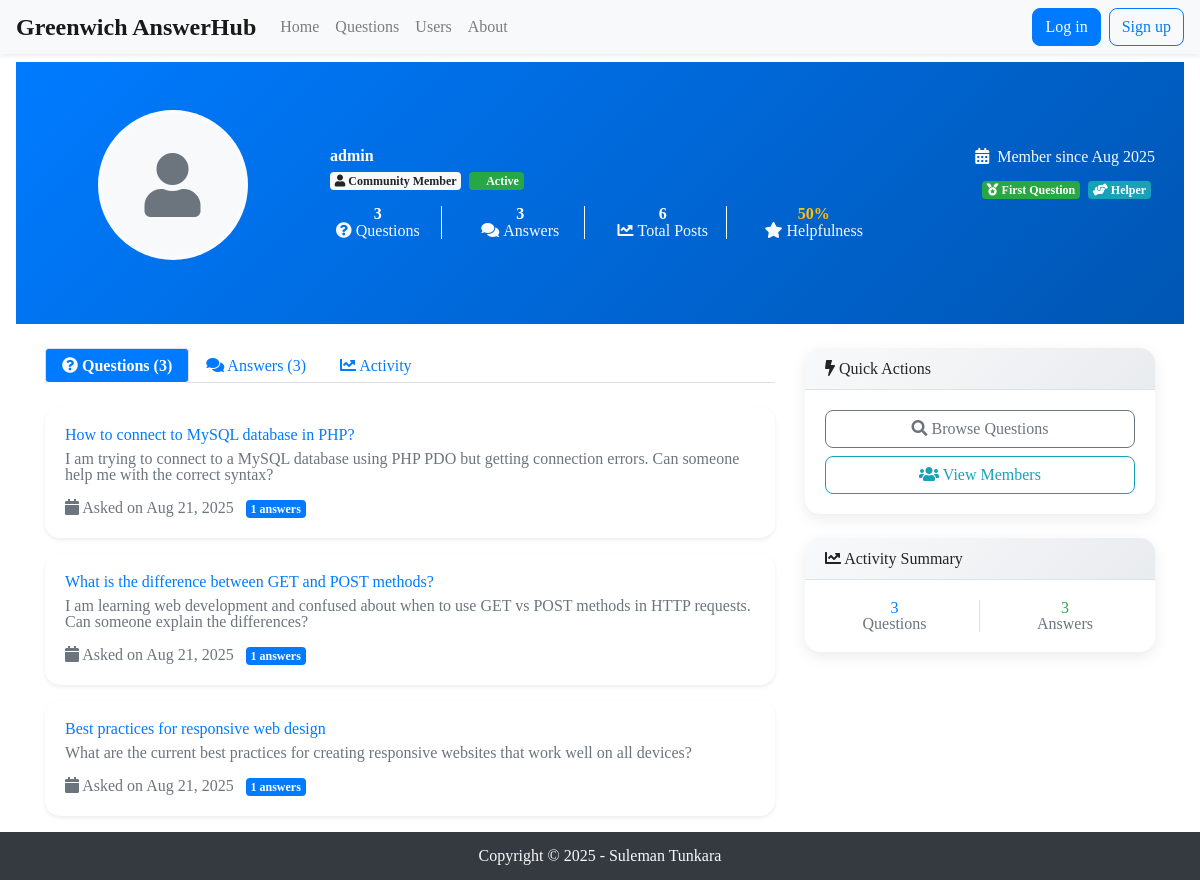
The page /user_page?id=admin on the database its author committed.
### tables this page shows
CREATE TABLE `question` (
  `id` int(11) NOT NULL AUTO_INCREMENT,
  `questiontitle` varchar(255) NOT NULL,
  `questiontext` TEXT NOT NULL,
  `questiondate` date NOT NULL,
  `userid` int(11) NOT NULL,
  `categoryid` int(11) NOT NULL,
  `imageData` LONGBLOB NULL,
  `created_at` timestamp NOT NULL DEFAULT current_timestamp(),
  PRIMARY KEY (`id`),
  KEY `idx_userid` (`userid`),
  KEY `idx_categoryid` (`categoryid`),
  KEY `idx_questiondate` (`questiondate`)
);

### user_page.php (called while the page is built, shortened)
<?php
    include __DIR__ . '/includes/DatabaseConnection.php';
    include __DIR__ . '/includes/DatabaseFunctions.php';
try {
    $user = getUserInformation($pdo, $_GET['id']);
    $questions = getUserQuestions($pdo, $user['id']);
    $answers = getUserAnswers($pdo, $user['id']);
    $questionsPerPage = 10;
    if (isset($_GET['page']) && is_numeric($_GET['page'])) {
        $page = $_GET['page'];
    } else {
        $page = 1;
    }
    $startIndex = ($page - 1) * $questionsPerPage;
    $endIndex = min($startIndex + $questionsPerPage, count($questions));
    include 'templates/user_page.html.php';
} catch (PDOException $e) {
    $title = 'User Profile';
    $output = 'Database error: ' . $e->getMessage();
}
include 'templates/layout.html.php';
?>

### includes/DatabaseFunctions.php (called while the page is built, shortened)
<?php
function query( $pdo, $sql, $parameters = [] )
 {
    $query = $pdo->prepare( $sql );
    $query->execute( $parameters );
    return $query;
}
function getUserInformation( $pdo, $username )
 {
    $query = 'SELECT * FROM users WHERE username = :username';
    $params = [ ':username' => $username ];
    $stmt = query( $pdo, $query, $params );
    return $stmt->fetch( PDO::FETCH_ASSOC );
}
function getUserQuestions( $pdo, $userId )
 {
    $query = 'SELECT * FROM question WHERE userid = :userId ORDER BY question.questiondate DESC';
    $params = [ ':userId' => $userId ];
    $stmt = query( $pdo, $query, $params );
    return $stmt->fetchAll( PDO::FETCH_ASSOC );
}
function getUserAnswers( $pdo, $userId )
 {
    $query = 'SELECT * FROM answer WHERE userid = :userId';
    $params = [ ':userId' => $userId ];
    $stmt = query( $pdo, $query, $params );
    return $stmt->fetchAll( PDO::FETCH_ASSOC );
}
function totalAnswers($pdo, $questionId)
{
    $query = $pdo->prepare('SELECT COUNT(*) AS total_answers FROM answer WHERE questionid = :questionId');
    $query->bindValue(':questionId', $questionId, PDO::PARAM_INT);
    $query->execute();
    $totalAnswers = $query->fetch(PDO::FETCH_ASSOC);
    return $totalAnswers['total_answers'];
}
function shortText($pdo, $questionId)
{
    $query = 'SELECT questiontext FROM question WHERE id = :id';
    $stmt = $pdo->prepare($query);
    $stmt->bindValue(':id', $questionId, PDO::PARAM_INT);
    $stmt->execute();
    $row = $stmt->fetch(PDO::FETCH_ASSOC);
    $text = $row['questiontext'];
    $limit = 230;
    if (strlen($text) > $limit) {
        $truncatedText = substr($text, 0, $limit) . '...';
        return $truncatedText;
    } else {
        return $text;
    }
}

### templates/user_page.html.php (the view, shortened to what this page needs)
<body>
<div class="bg-gradient-primary text-white py-5">
    <div class="container">
        <div class="row align-items-center">
            <div class="col-md-3 text-center">
                <div class="profile-avatar position-relative mb-3">
                    <div class="avatar-container mx-auto" style="width: 150px; height: 150px; position: relative;">
                        <?php if (!empty($user['profile_image'])): ?>
                            <img
                                 alt="Profile Picture" class="rounded-circle w-100 h-100" style="object-fit: cover; border: 4px solid rgba(255,255,255,0.3);">
                        <?php else: ?>
                            <div class="bg-light rounded-circle d-flex align-items-center justify-content-center w-100 h-100"
                                 style="border: 4px solid rgba(255,255,255,0.3);">
                                <i class="fas fa-user fa-4x text-secondary"></i>
                            </div>
                        <?php endif; ?>
                    </div>
                </div>
            </div>
            <div class="col-md-9">
                <div class="row">
                    <div class="col-md-8">
                        <h1 class="mb-2 font-weight-bold"><?= htmlspecialchars($_GET['id']) ?></h1>
                        <div class="d-flex align-items-center mb-3">
                            <span class="badge badge-light mr-2">
                                <i class="fas fa-user"></i> Community Member
                            </span>
                            <span class="badge badge-success">
                                <i class="fas fa-circle text-success" style="font-size: 0.6rem;"></i> Active
                            </span>
                        </div>
                        <div class="row text-center">
                            <div class="col-3">
                                <div class="border-right border-light pr-3">
                                    <h3 class="mb-0 font-weight-bold text-white"><?= count($questions) ?></h3>
                                    <small class="text-light">
                                        <i class="fas fa-question-circle mr-1"></i>Questions
                                    </small>
                                </div>
                            </div>
                            <div class="col-3">
                                <div class="border-right border-light pr-3">
                                    <h3 class="mb-0 font-weight-bold text-white"><?= count($answers) ?></h3>
                                    <small class="text-light">
                                        <i class="fas fa-comments mr-1"></i>Answers
                                    </small>
                                </div>
                            </div>
                            <div class="col-3">
                                <div class="border-right border-light pr-3">
                                    <h3 class="mb-0 font-weight-bold text-white"><?= count($questions) + count($answers) ?></h3>
                                    <small class="text-light">
                                        <i class="fas fa-chart-line mr-1"></i>Total Posts
                                    </small>
                                </div>
                            </div>
                            <div class="col-3">
                                <h3 class="mb-0 font-weight-bold text-warning">
                                    <?php
                                    $helpfulnessScore = count($answers) > 0 ? round((count($answers) / (count($questions) + count($answers))) * 100) : 0;
                                    echo $helpfulnessScore . '%';
                                    ?>
                                </h3>
                                <small class="text-light">
                                    <i class="fas fa-star mr-1"></i>Helpfulness
                                </small>
                            </div>
                        </div>
                    </div>
                    <div class="col-md-4 text-right">
                        <div class="text-light mb-3">
                            <small>
                                <i class="fas fa-calendar-alt mr-1"></i>
                                Member since
                                <?php
                                echo date('M Y');
                                ?>
                            </small>
                        </div>
                        <div class="mb-2">
                            <?php if (count($questions) >= 1): ?>
                                <span class="badge badge-success badge-sm mr-1" title="Asked first question">
                                    <i class="fas fa-medal"></i> First Question
                                </span>
                            <?php endif; ?>
                            <?php if (count($answers) >= 1): ?>
                                <span class="badge badge-info badge-sm mr-1" title="Provided helpful answers">
                                    <i class="fas fa-hands-helping"></i> Helper
                                </span>
                            <?php endif; ?>
                        </div>
                    </div>
                </div>
            </div>
        </div>
    </div>
</div>
<div class="container mt-4">
    <div class="row">
        <div class="col-lg-8">
            <ul class="nav nav-tabs mb-4" id="profileTabs" role="tablist">
                <li class="nav-item" role="presentation">
                    <a class="nav-link active" id="questions-tab" data-toggle="tab" href="#questions" role="tab">
                        <i class="fas fa-question-circle"></i> Questions (<?= count($questions) ?>)
                    </a>
                </li>
                <li class="nav-item" role="presentation">
                    <a class="nav-link" id="answers-tab" data-toggle="tab" href="#answers" role="tab">
                        <i class="fas fa-comments"></i> Answers (<?= count($answers) ?>)
                    </a>
                </li>
                <li class="nav-item" role="presentation">
                    <a class="nav-link" id="activity-tab" data-toggle="tab" href="#activity" role="tab">
                        <i class="fas fa-chart-line"></i> Activity
                    </a>
                </li>
            </ul>
            <div class="tab-content" id="profileTabsContent">
                <div class="tab-pane fade show active" id="questions" role="tabpanel">
                    <?php if (!empty($questions)): ?>
                        <?php for ($i = $startIndex; $i < $endIndex; $i++):
                            $question = $questions[$i]; ?>
                            <div class="card mb-3 shadow-sm">
                                <div class="card-body">
                                    <div class="d-flex justify-content-between align-items-start">
                                        <div class="flex-grow-1">
                                            <h5 class="card-title mb-2">
                                                <a href="question_page?id=<?= $question['id'] ?>" class="text-decoration-none">
                                                    <?= htmlspecialchars($question['questiontitle'], ENT_QUOTES, 'UTF-8') ?>
                                                </a>
                                            </h5>
                                            <div class="text-muted mb-3">
                                                <?= shortText($pdo, $question['id']) ?>
                                            </div>
                                            <small class="text-muted">
                                                <i class="fas fa-calendar"></i>
                                                Asked on <?= date('M d, Y', strtotime($question['questiondate'])) ?>
                                                <span class="badge badge-primary ml-2">
                                                    <?= totalAnswers($pdo, $question['id']) ?> answers
                                                </span>
                                            </small>
                                        </div>
                                    </div>
                                </div>
                            </div>
                        <?php endfor; ?>
                    <?php endif; ?>
                </div>
            </div>
        </div>
        <div class="col-lg-4">
            <div class="card mb-4">
                <div class="card-header">
                    <h6 class="mb-0"><i class="fas fa-bolt"></i> Quick Actions</h6>
                </div>
                <div class="card-body">
                    <a href="questions.php" class="btn btn-outline-secondary btn-block mb-2">
                        <i class="fas fa-search"></i> Browse Questions
                    </a>
                    <a href="userlist.php" class="btn btn-outline-info btn-block">
                        <i class="fas fa-users"></i> View Members
                    </a>
                </div>
            </div>
            <div class="card">
                <div class="card-header">
                    <h6 class="mb-0"><i class="fas fa-chart-line"></i> Activity Summary</h6>
                </div>
                <div class="card-body">
                    <div class="row text-center">
                        <div class="col-6 border-right">
                            <h4 class="text-primary"><?= count($questions) ?></h4>
                            <small class="text-muted">Questions</small>
                        </div>
                        <div class="col-6">
                            <h4 class="text-success"><?= count($answers) ?></h4>
                            <small class="text-muted">Answers</small>
                        </div>
                    </div>
                </div>
            </div>
        </div>
    </div>
</div>
</body>

### templates/styles.css (style rules this page uses)
html, body, div, span, applet, object, iframe, h1, h2, h3, h4, h5, h6, p, blockquote, pre, a, abbr, acronym, address, big, cite, code, del, dfn, em, img, ins, kbd, q, s, samp, small, strike, strong, sub, sup, tt, var, b, u, i, center, dl, dt, dd, ol, ul, li, fieldset, form, label, legend, table, caption, tbody, tfoot, thead, tr, th, td, article, aside, canvas, details, embed, figure, figcaption, footer, header, hgroup, menu, nav, output, ruby, section, summary, time, mark, audio, video { margin: 0; padding: 0; border: 0; font-size: 100%; font: inherit; vertical-align: baseline; }
body { line-height: 1; }
ol, ul { list-style: none; }
.card { border: none; border-radius: 15px; box-shadow: 0 5px 15px rgba(0,0,0,0.08); transition: all 0.3s ease; }
.card-header { background: linear-gradient(135deg, #f8f9fa 0%, #e9ecef 100%); border-bottom: 1px solid #dee2e6; border-radius: 15px 15px 0 0 !important; }
.btn { border-radius: 8px; font-weight: 500; transition: all 0.3s ease; }

### templates/layout.html.php (style rules this page uses)
.nav-link.active { background-color: #007bff !important; color: white !important; border-radius: 0.25rem; font-weight: 600; }

### templates/user_page.html.php (style rules this page uses)
.bg-gradient-primary { background: linear-gradient(135deg, #007bff 0%, #0056b3 100%); }

### rows shown on the page
question: questiontitle "How to connect to MySQL database in PHP?", shortText($pdo, $question['id']) "I am trying to connect to a MySQL database using PHP PDO but getting connection errors. Can someone help me with the correct syntax?", questiondate "Aug 21, 2025", id "1"
question: questiontitle "What is the difference between GET and POST methods?", shortText($pdo, $question['id']) "I am learning web development and confused about when to use GET vs POST methods in HTTP requests. Can someone explain the differences?", questiondate "Aug 21, 2025", id "1"
question: questiontitle "Best practices for responsive web design", shortText($pdo, $question['id']) "What are the current best practices for creating responsive websites that work well on all devices?", questiondate "Aug 21, 2025", id "1"

### other values the page prints
$_GET['id'] "admin"
count($questions) "3"
count($answers) "3"
count($questions) + count($answers) "6"
$helpfulnessScore "50"
